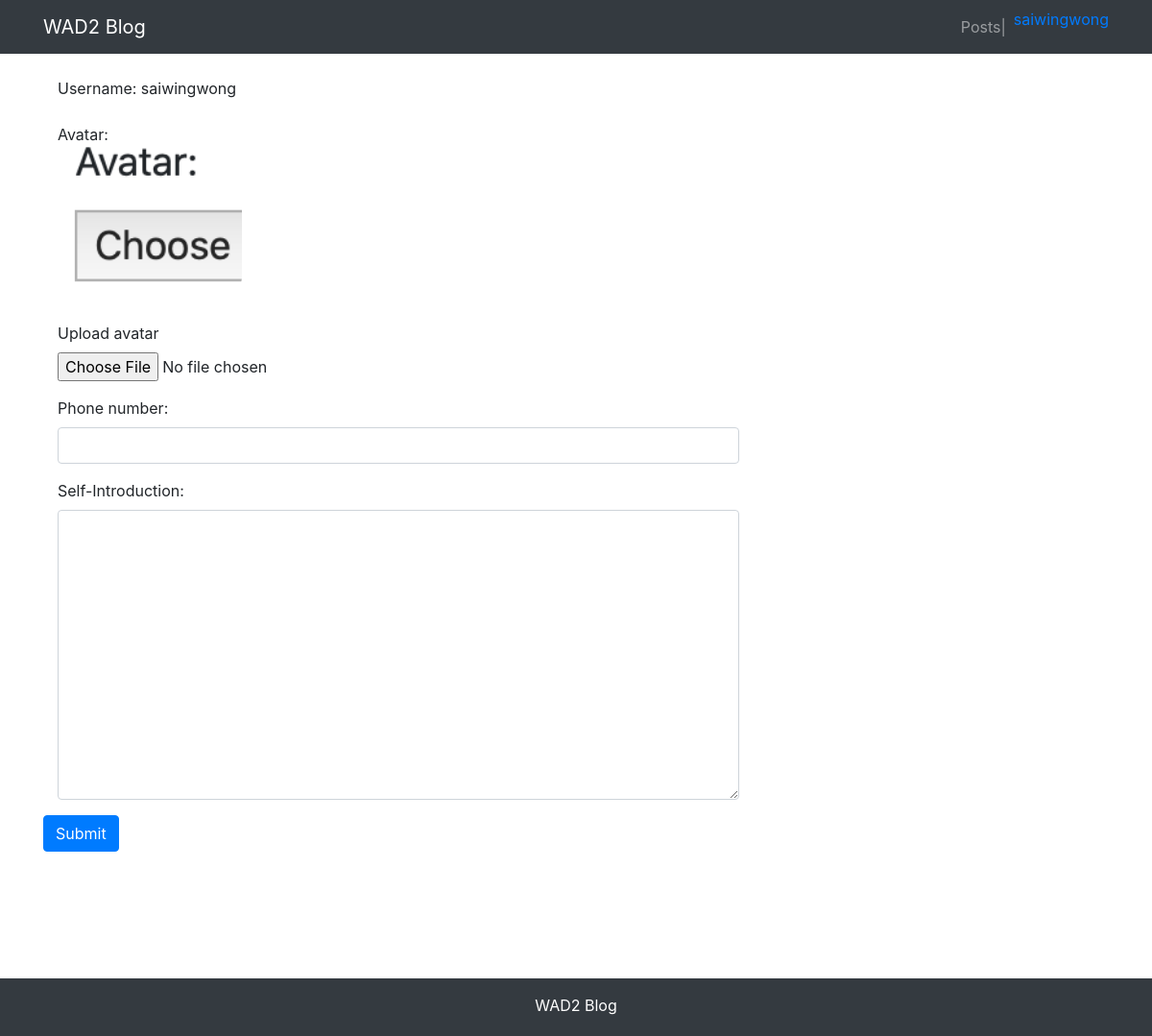
Before: /userprofile/edit/8/ (signed in) with the older database file.
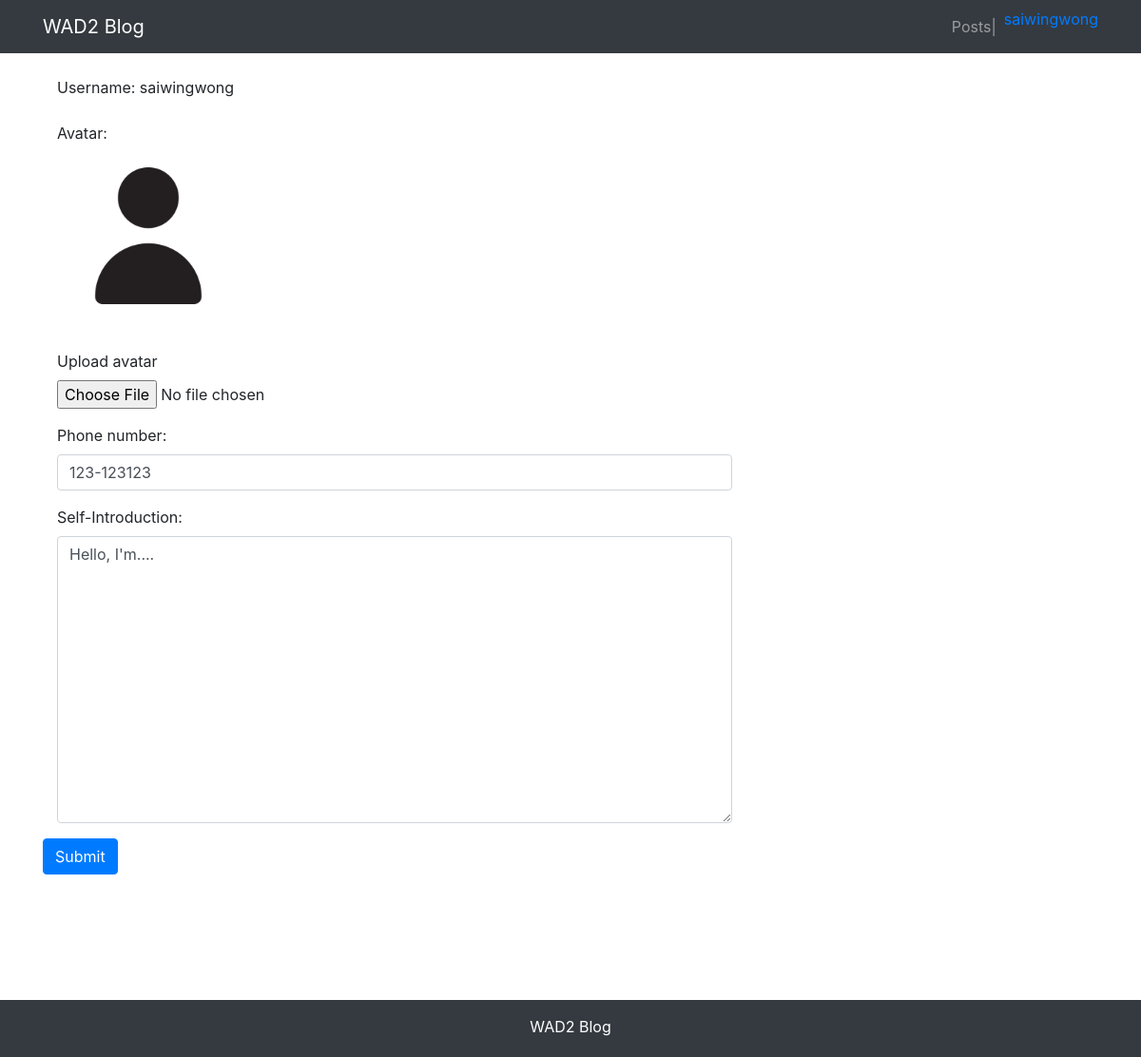
After: the same page with the newer database file.
### userprofile/models.py (models this page shows, shortened)
class Profile(models.Model):
    user = models.OneToOneField(User, on_delete=models.CASCADE, related_name='profile')
    phone = models.CharField(max_length=20, blank=True)
    avatar = models.ImageField(upload_to='avatar/%Y%m%d/', blank=True)
    bio = models.TextField(max_length=500, blank=True)

### userprofile/views.py (the view)
# urls.py: path('edit/<int:id>/', views.profile_edit, name='edit'),
@login_required(login_url='/userprofile/login/')
def profile_edit(request, id):
    user = User.objects.get(id=id)
    if Profile.objects.filter(user_id=id).exists():
        profile = Profile.objects.get(user_id=id)
    else:
        profile = Profile.objects.create(user=user)
    if request.method == 'POST':
        if request.user != user:
            return HttpResponse("You don't have permision")
        profile_form = ProfileForm(request.POST, request.FILES)
        if profile_form.is_valid():
            profile_cd = profile_form.cleaned_data
            profile.phone = profile_cd['phone']
            profile.bio = profile_cd['bio']
            if 'avatar' in request.FILES:
                profile.avatar = profile_cd["avatar"]
            profile.save()
            return redirect("userprofile:edit", id=id)
        else:
            return HttpResponse("Invalid form, please retry")
    elif request.method == 'GET':
        profile_form = ProfileForm()
        context = { 'profile_form': profile_form, 'profile': profile, 'user': user }
        return render(request, 'userprofile/edit.html', context)
    else:
        return HttpResponse("GET or POST")

### userprofile/forms.py
class ProfileForm(forms.ModelForm):
    class Meta:
        model = Profile
        fields = ('phone', 'avatar', 'bio')

### templates/userprofile/edit.html (shortened to what this page needs)
{% extends "base.html" %} {% load staticfiles %}
{% block content %}
<div class="container">
    <div class="row">
        <div class="col-12">
            <br>
            <div class="col-md-4"> Username: {{ user.username }}</div>
            <br>
            {% if profile.avatar %}
                <div class="col-md-4">Avatar: </div>
                <img src="{{ profile.avatar.url }}" style="max-width: 20%; border-radius: 15%;" class="col-md-4">
            {% else %}
                <h5 class="col-md-4">No avatar</h5>
            {% endif %}
            <br>
            <br>
            <form method="post" action="." enctype="multipart/form-data">
                    <div class="form-group col-md-10">
                        <label for="avatar">Upload avatar</label>
                        <input type="file" class="form-control-file" name="avatar" id="avatar">
                    </div>
                    <div class="form-group col-md-8">
                        <label for="phone"> Phone number: </label>
                        <input type="text" class="form-control" id="phone" name="phone" value="{{ profile.phone }}">
                    </div>
                    <div class="form-group col-md-8">
                        <label for="bio"> Self-Introduction: </label>
                        <textarea type="text" class="form-control" id="bio" name="bio" rows="12">{{ profile.bio }}</textarea>
                    </div>
                    <button type="submit" class="btn btn-primary"> Submit </button>
            </form>
        </div>
    </div>
</div>
{% endblock content %}

Changed rows visible on the page:
changed Profile: avatar: a different picture; phone (not shown) → "123-123123"; bio (not shown) → "Hello, I'm...."
